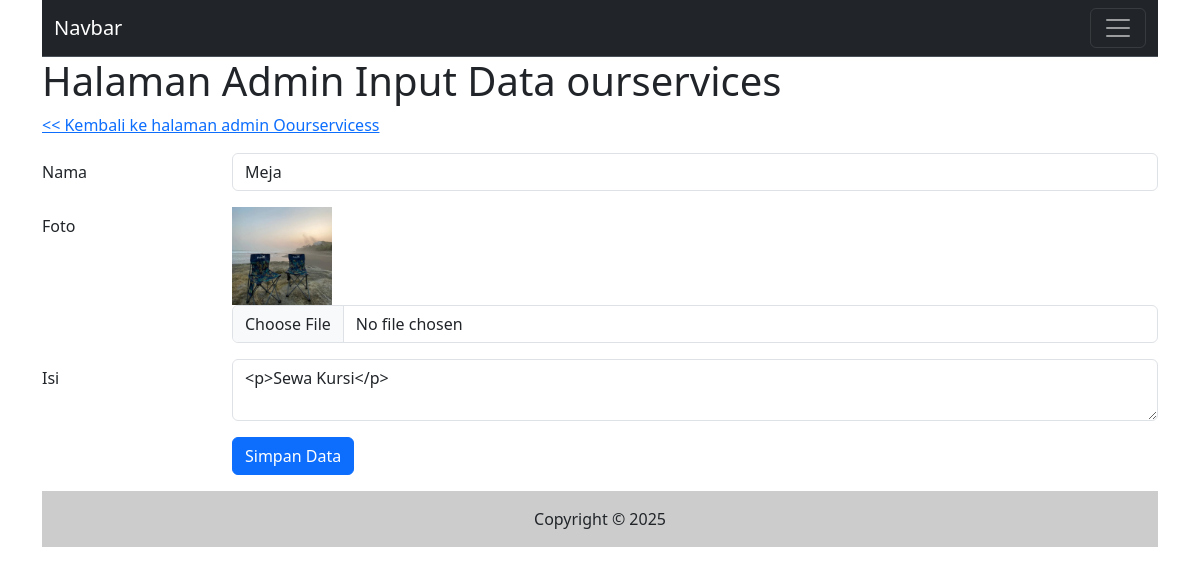
Screenshot of /admin/ourservices_input.php?id=1 with the database file from the repository.
### tables this page shows
CREATE TABLE `ourservices` (
  `id` int(11) NOT NULL,
  `nama` varchar(255) NOT NULL,
  `foto` varchar(255) NOT NULL,
  `isi` text NOT NULL,
  `tgl_isi` timestamp NOT NULL DEFAULT current_timestamp()
);

### admin/ourservices_input.php (the view, shortened to what this page needs)
<?php include("inc_header.php") ?>
<?php
$nama       = "";
$isi        = "";
$foto       = "";
if(isset($_GET['id'])){
    $id = $_GET['id'];
}else{
    $id = "";
}
if($id != ""){
    $sql1   = "select * from ourservices where id = '$id'";
    $q1     = mysqli_query($koneksi,$sql1);
    $r1     = mysqli_fetch_array($q1);
    $nama   = $r1['nama'];
    $isi        = $r1['isi'];
    $foto   = $r1['foto'];
}
?>
<h1>Halaman Admin Input Data ourservices</h1>
<div class="mb-3 row">
    <a href="ourservices.php">
        << Kembali ke halaman admin Oourservicess</a>
</div>
<form action="" method="post" enctype="multipart/form-data">
    <div class="mb-3 row">
        <label for="nama" class="col-sm-2 col-form-label">Nama</label>
        <div class="col-sm-10">
            <input type="text" class="form-control" id="nama" value="<?php echo $nama ?>" name="nama">
        </div>
    </div>
    <div class="mb-3 row">
        <label for="foto" class="col-sm-2 col-form-label">Foto</label>
        <div class="col-sm-10">
            <?php
            if($foto){
                echo "<img src='../gambar/$foto' style='max-height:100px;max-width:100px'/>";
            }
            ?>
            <input type="file" class="form-control" id="foto" name="foto">
        </div>
    </div>
    <div class="mb-3 row">
        <label for="isi" class="col-sm-2 col-form-label">Isi</label>
        <div class="col-sm-10">
            <textarea name="isi" class="form-control" id="summernote"><?php echo $isi ?></textarea>
        </div>
    </div>
    <div class="mb-3 row">
        <div class="col-sm-2"></div>
        <div class="col-sm-10">
            <input type="submit" name="simpan" value="Simpan Data" class="btn btn-primary" />
        </div>
    </div>
</form>
<?php include("inc_footer.php") ?>

### rows the page displays
ourservices: nama "Meja", foto (picture), isi "<p>Sewa Kursi</p>"
